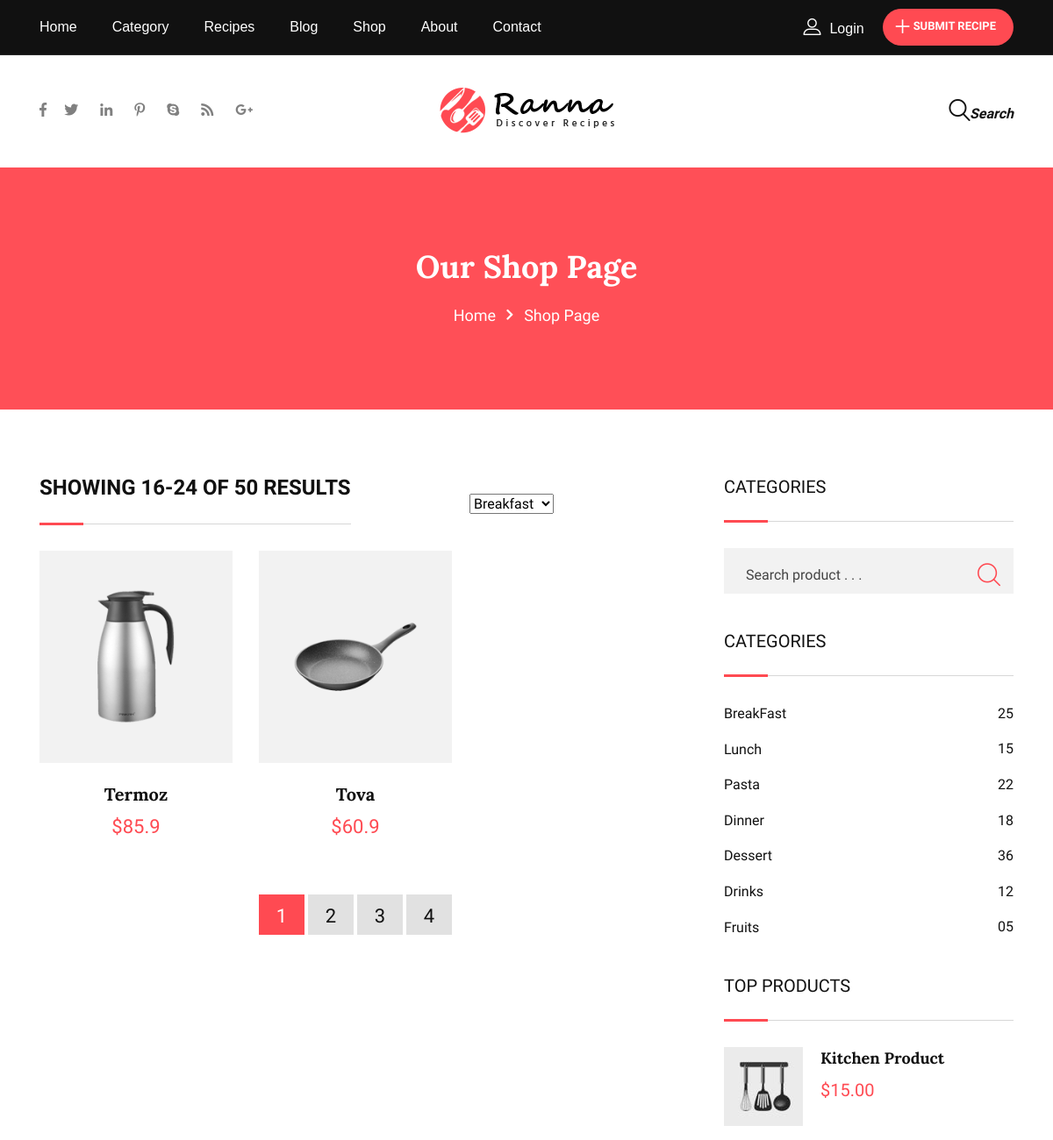
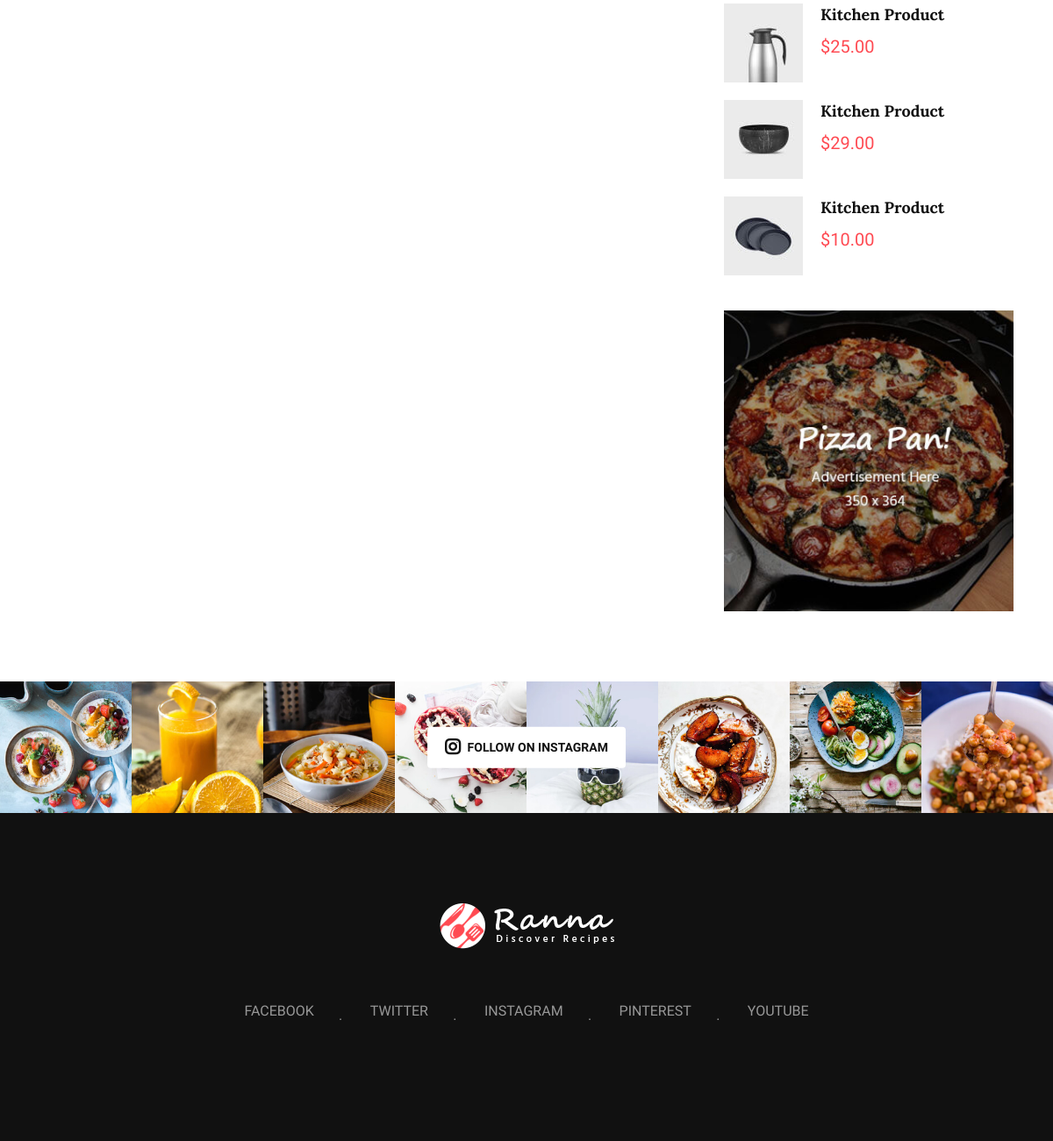
The app's page /shop/ with its own data (2 pictures, top to bottom).
### shop/models.py (models this page shows, shortened)
class ProductModel(BaseModel):
    img = models.ImageField(upload_to='shop')
    name = models.CharField(max_length=50)
    price = models.FloatField()
    discount = models.FloatField()
    description = models.TextField()
    class Meta:
        verbose_name = 'product'
        verbose_name_plural = 'products'

### shop/views.py (the view)
# urls.py: path('', product_list_view, name='product-list'),
def product_list_view(request):
    return render(request, 'shop/product-list.html', context)

### templates/shop/product-list.html (shortened to what this page needs)
{% extends "layouts/base.html" %}
{% load static %}
{% block content %}
    <section class="inner-page-banner bg-common" data-bg-image="{% static 'img/figure/inner-page-banner1.jpg' %}">
        <div class="container">
            <div class="row">
                <div class="col-12">
                    <div class="breadcrumbs-area">
                        <h1>Our Shop Page</h1>
                        <ul>
                            <li>
                                <a href="index.html">Home</a>
                            </li>
                            <li>Shop Page</li>
                        </ul>
                    </div>
                </div>
            </div>
        </div>
    </section>
    <section class="shop-page-wrap padding-top-74 padding-bottom-50">
        <div class="container">
            <div class="row gutters-60">
                <div class="col-lg-8">
                    <div class="d-sm-flex justify-content-between align-items-center">
                        <div class="section-heading heading-dark">
                            <h2 class="item-heading">SHOWING 16-24 OF 50 RESULTS</h2>
                        </div>
                        <div class="filter-box">
                            <select class="select2" name="filter-by">
                                <option value="0">Breakfast</option>
                            </select>
                        </div>
                    </div>
                    <div class="row">
                        {% for shop in product %}
                        <div class="col-md-4 col-sm-6 col-12">
                            <div class="shop-box-layout1">
                                <div class="mask-item bg--accent">
                                    <div class="item-figure">
                                    </div>
                                    <ul class="action-items">
                                    </ul>
                                </div>
                                <div class="item-content">
                                    <h3 class="item-title"><a href="{% url "shop:detail" pk=shop.id %}">{{ shop.name }}</a></h3>
                                    <div class="item-price"><span class="currency">$</span>{{ shop.price }}</div>
                                </div>
                            </div>
                        </div>
                        {% endfor %}
                    </div>
                    <ul class="pagination-layout1">
                        <li class="active">
                            <a href="#">1</a>
                        </li>
                        <li>
                            <a href="#">2</a>
                        </li>
                        <li>
                            <a href="#">3</a>
                        </li>
                        <li>
                            <a href="#">4</a>
                        </li>
                    </ul>
                </div>
                <div class="col-lg-4 sidebar-widget-area sidebar-break-md">
                    <div class="widget">
                        <div class="section-heading heading-dark">
                            <h3 class="item-heading">CATEGORIES</h3>
                        </div>
                        <div class=" widget-search">
                            <div class="input-group stylish-input-group">
                                <input type="text" class="form-control" placeholder="Search product . . .">
                                <span class="input-group-addon">
                                    <button type="submit">
                                        <span class="flaticon-magnifying-glass" aria-hidden="true"></span>
                                    </button>
                                </span>
                            </div>
                        </div>
                    </div>
                    <div class="widget">
                        <div class="section-heading heading-dark">
                            <h3 class="item-heading">CATEGORIES</h3>
                        </div>
                        <div class="widget-categories">
                            <ul>
                                <li>
                                    <a href="#">BreakFast
                                        <span>25</span>
                                    </a>
                                </li>
                                <li>
                                    <a href="#">Lunch
                                        <span>15</span>
                                    </a>
                                </li>
                                <li>
                                    <a href="#">Pasta
                                        <span>22</span>
                                    </a>
                                </li>
                                <li>
                                    <a href="#">Dinner
                                        <span>18</span>
                                    </a>
                                </li>
                                <li>
                                    <a href="#">Dessert
                                        <span>36</span>
                                    </a>
                                </li>
                                <li>
                                    <a href="#">Drinks
                                        <span>12</span>
                                    </a>
                                </li>
                                <li>
                                    <a href="#">Fruits
                                        <span>05</span>
                                    </a>
                                </li>
                            </ul>
                        </div>
                    </div>
                    <div class="widget">
                        <div class="section-heading heading-dark">
                            <h3 class="item-heading">TOP PRODUCTS</h3>
                        </div>
                        <div class="widget-top-product">
                            <ul class="block-list">
                                <li class="single-item">
                                    <div class="item-img">
                                        <img src="{% static 'img/product/top-product1.jpg' %}" alt="Post">
                                    </div>
                                    <div class="item-content">
                                        <h4 class="item-title"><a href="#">Kitchen Product</a></h4>
                                        <div class="item-price"><span class="item-currency">$</span>15.00</div>
                                    </div>
                                </li>
                                <li class="single-item">
                                    <div class="item-img">
                                        <img src="{% static 'img/product/top-product2.jpg' %}" alt="Post">
                                    </div>
                                    <div class="item-content">
                                        <h4 class="item-title"><a href="#">Kitchen Product</a></h4>
                                        <div class="item-price"><span class="item-currency">$</span>25.00</div>
                                    </div>
                                </li>
                                <li class="single-item">
                                    <div class="item-img">
                                        <img src="{% static 'img/product/top-product3.jpg' %}" alt="Post">
                                    </div>
                                    <div class="item-content">
                                        <h4 class="item-title"><a href="#">Kitchen Product</a></h4>
                                        <div class="item-price"><span class="item-currency">$</span>29.00</div>
                                    </div>
                                </li>
                                <li class="single-item">
                                    <div class="item-img">
                                        <img src="{% static 'img/product/top-product4.jpg' %}" alt="Post">
                                    </div>
                                    <div class="item-content">
                                        <h4 class="item-title"><a href="#">Kitchen Product</a></h4>
                                        <div class="item-price"><span class="item-currency">$</span>10.00</div>
                                    </div>
                                </li>
                            </ul>
                        </div>
                    </div>
                    <div class="widget">
                        <div class="widget-ad">
                            <a href="#"><img src="{% static 'img/figure/figure5.jpg' %}" alt="Ad" class="img-fluid"></a>
                        </div>
                    </div>
                </div>
            </div>
        </div>
    </section>
{% endblock %}

### assets/css/main.css (style rules this page uses)
html { color: #222; font-size: 1em; line-height: 1.4; }
audio, canvas, iframe, img, svg, video { vertical-align: middle; }

### records on screen
ProductModel: name "Termoz", price "85.9"
ProductModel: name "Tova", price "60.9"
